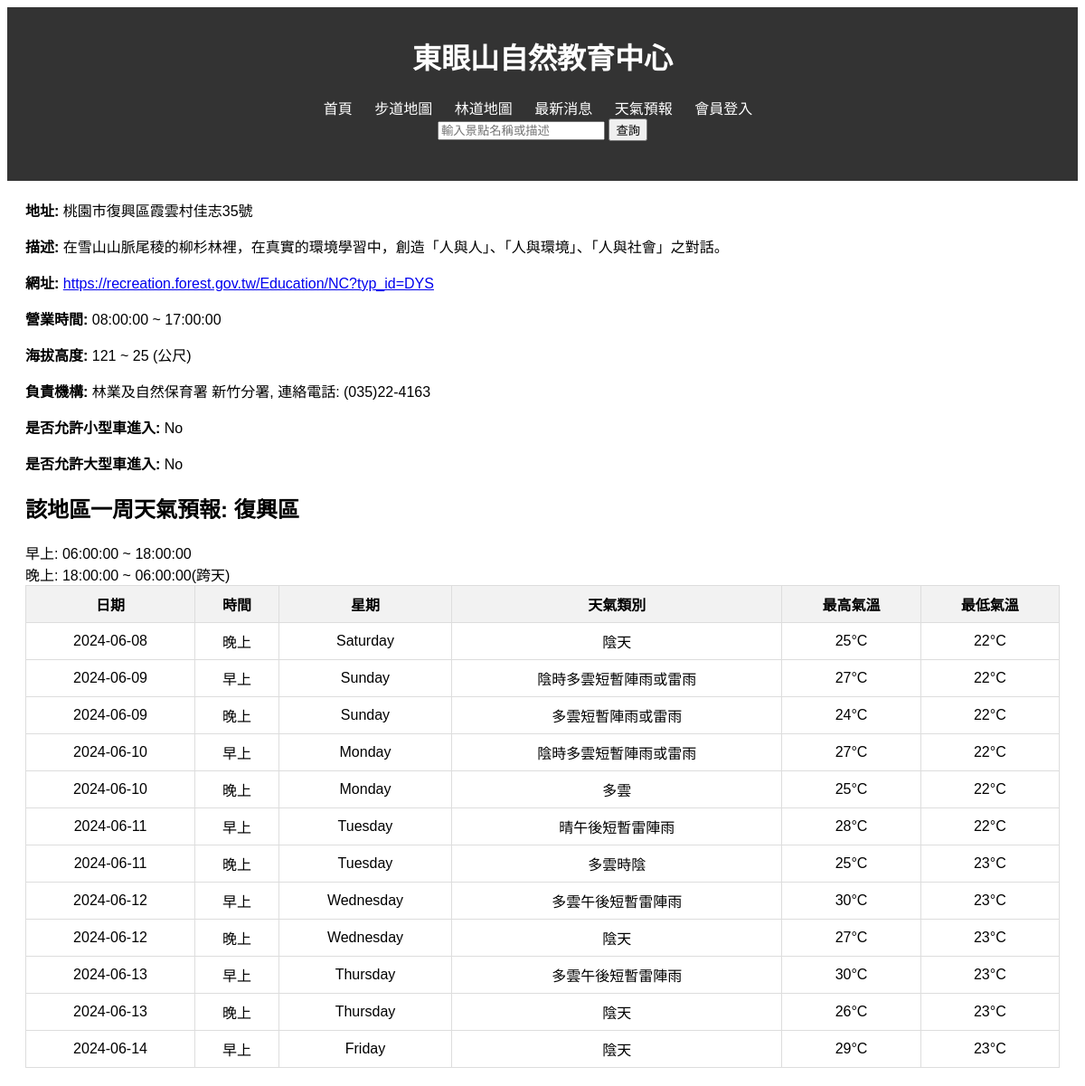
/details.php?id=16, run on the app's committed database.
### tables this page shows
CREATE TABLE `location_info` (
  `id` int(11) NOT NULL,
  `location_name` varchar(100) NOT NULL,
  `page_url` varchar(255) NOT NULL,
  `opening_time` time DEFAULT NULL,
  `closing_time` time DEFAULT NULL,
  `address` varchar(255) NOT NULL,
  `altitude_min` int(11) DEFAULT NULL,
  `altitude_max` int(11) DEFAULT NULL,
  `description` text DEFAULT NULL,
  `TR_ID` int(11) DEFAULT NULL,
  `coordinates` point DEFAULT NULL,
  `small_vehicle_allowed` tinyint(1) DEFAULT NULL,
  `large_vehicle_allowed` tinyint(1) DEFAULT NULL,
  `District_ID` varchar(7) NOT NULL,
  `Type_ID` int(11) NOT NULL,
  `activity_intensity` int(1) DEFAULT NULL
);

CREATE TABLE `tr_admin` (
  `TR_ID` int(11) NOT NULL,
  `TR_Name` varchar(10) DEFAULT NULL,
  `TR_Phone` varchar(15) DEFAULT NULL,
  `TR_Address` varchar(50) DEFAULT NULL
);

CREATE TABLE `district` (
  `District_ID` varchar(4) NOT NULL,
  `City_ID` varchar(3) NOT NULL,
  `District` varchar(6) NOT NULL
);

CREATE TABLE `weather_forecast` (
  `Start_Time` datetime NOT NULL,
  `End_Time` datetime NOT NULL,
  `District_ID` varchar(4) NOT NULL,
  `Weather_Type_ID` int(11) DEFAULT NULL,
  `MaxTemperature` int(11) DEFAULT NULL,
  `MinTemperature` int(11) DEFAULT NULL,
  `Remarks` varchar(255) DEFAULT NULL
);

CREATE TABLE `weather_types` (
  `Weather_Type_ID` int(11) NOT NULL,
  `Weather_Type` varchar(255) DEFAULT NULL
);

### details.php (the view, shortened to what this page needs)
<?php
include 'db.php';
$id = $_GET['id'];
$sql = "SELECT * FROM `location_info` WHERE id = $id";
$result = $conn->query($sql);
if ($result->num_rows > 0) {
    $location = $result->fetch_assoc();
} else {
    echo "找不到該景點的詳細訊息。";
    exit();
}
$district_id = $location['District_ID'];
$sql_district = "SELECT * FROM district WHERE District_ID = '$district_id'";
$result_district = $conn->query($sql_district);
if ($result_district->num_rows > 0) {
    $district = $result_district->fetch_assoc();
} else {
    echo "找不到該區的詳細訊息。";
    exit();
}
$sql_weather = "SELECT wf.Start_Time, wf.End_Time, wt.Weather_Type, wf.MaxTemperature, wf.MinTemperature, wf.Remarks
                FROM weather_forecast wf
                JOIN weather_types wt ON wf.Weather_Type_ID = wt.Weather_Type_ID
                WHERE wf.District_ID = '$district_id'
                AND wf.Start_Time >= CURDATE() AND wf.End_Time < DATE_ADD(CURDATE(), INTERVAL 7 DAY)
                ORDER BY wf.Start_Time";
$result_weather = $conn->query($sql_weather);
$forecast_data = [];
if ($result_weather->num_rows > 0) {
    while ($row = $result_weather->fetch_assoc()) {
        $forecast_data[] = $row;
    }
}
$tr_id = $location['TR_ID'];
$sql_tr = "SELECT TR_Name, TR_Phone FROM tr_admin WHERE TR_ID = '$tr_id'";
$result_tr = $conn->query($sql_tr);
if ($result_tr->num_rows > 0) {
    $tr_info = $result_tr->fetch_assoc();
    $managing_department = $tr_info['TR_Name'] . ', 連絡電話: ' . $tr_info['TR_Phone'];
} else {
    $managing_department = "未知";
}
?>
<!DOCTYPE html>
<html lang="en">
<head>
    <link rel="stylesheet" href="styles.css">
</head>
<body>
<header>
<h1><?php echo $location['location_name']; ?></h1>
        <nav>
            <ul>
                <li><a href="index.php">首頁</a></li>
                <li><a href="trails.php">步道地圖</a></li>
                <li><a href="leaflet.php">林道地圖</a></li>
                <li><a href="news.php">最新消息</a></li>
                <li><a href="weather.php">天氣預報</a></li>
                <li><a href="login.php">會員登入</a></li>
                <li>
                    <form method="GET" action="results.php">
                        <input type="text" id="search" name="search" placeholder="輸入景點名稱或描述">
                        <input type="submit" value="查詢">
                    </form>
                </li>
            </ul>
        </nav>
    </header>
    <main>
        <p><strong>地址:</strong> <?php echo $location['address']; ?></p>
        <p><strong>描述:</strong> <?php echo $location['description']; ?></p>
        <p><strong>網址:</strong> <a href="<?php echo $location['page_url']; ?>" target="_blank"><?php echo $location['page_url']; ?></a></p>
        <p><strong>營業時間:</strong> <?php echo $location['opening_time']; ?> ~ <?php echo $location['closing_time']; ?></p>
        <p><strong>海拔高度:</strong> <?php echo $location['altitude_min']; ?> ~ <?php echo $location['altitude_max']; ?> (公尺)</p>
        <p><strong>負責機構:</strong> 林業及自然保育署 <?php echo $managing_department; ?></p>
        <p><strong>是否允許小型車進入:</strong> <?php echo $location['small_vehicle_allowed'] ? 'Yes' : 'No'; ?></p>
        <p><strong>是否允許大型車進入:</strong> <?php echo $location['large_vehicle_allowed'] ? 'Yes' : 'No'; ?></p>
        <h2>該地區一周天氣預報:  <?php echo $district['District']; ?></h2>
        <div> 早上: 06:00:00 ~ 18:00:00</div>
        <div> 晚上: 18:00:00 ~ 06:00:00(跨天)</div>
        <table>
            <thead>
                <tr>
                    <th>日期</th>
                    <th>時間</th>
                    <th>星期</th>
                    <th>天氣類別</th>
                    <th>最高氣溫</th>
                    <th>最低氣溫</th>
                </tr>
            </thead>
            <tbody>
                <?php if (!empty($forecast_data)): ?>
                    <?php foreach ($forecast_data as $data): ?>
                        <tr>
                            <td><?php echo date("Y-m-d", strtotime($data['Start_Time'])); ?></td>
                            <td colspan="1">
                                <?php
                                    $end_time = date("H:i:s", strtotime($data['End_Time']));
                                    if ($end_time == "06:00:00") {
                                        echo '晚上';
                                    } elseif ($end_time == "18:00:00") {
                                        echo '早上';
                                    }
                                ?>
                            </td>
                            <td><?php echo date("l", strtotime($data['Start_Time'])); ?></td>
                            <td><?php echo $data['Weather_Type']; ?></td>
                            <td><?php echo $data['MaxTemperature']; ?>°C</td>
                            <td><?php echo $data['MinTemperature']; ?>°C</td>
                        </tr>
                    <?php endforeach; ?>
                <?php else: ?>
                    <tr>
                        <td colspan="5">沒有對應天氣資料</td>
                    </tr>
                <?php endif; ?>
            </tbody>
        </table>
    </main>
</body>
</html>

### styles.css (style rules this page uses)
body { font-family: Arial, sans-serif; }
header { background-color: #333; color: white; padding: 10px 0; text-align: center; }
nav ul { list-style-type: none; padding: 0; }
nav ul li { display: inline; margin: 0 10px; }
nav ul li a { color: white; text-decoration: none; }
main { margin: 20px; }
table { width: 100%; border-collapse: collapse; }
table, th, td { border: 1px solid black; }
th, td { padding: 10px; text-align: left; }

### details.php (style rules this page uses)
table { width: 100%; border-collapse: collapse; }
th, td { border: 1px solid #ddd; padding: 8px; text-align: center; }
th { background-color: #f2f2f2; }

### data on the page
location_info: location_name "東眼山自然教育中心", address "桃園市復興區霞雲村佳志35號", description "在雪山山脈尾稜的柳杉林裡，在真實的環境學習中，創造「人與人」、「人與環境」、「人與社會」之對話。", page_url "https://recreation.forest.gov.tw/Education/NC?typ_id=DYS", opening_time "08:00:00", closing_time "17:00:00", altitude_min "121", altitude_max "25"
tr_admin: managing_department "新竹分署, 連絡電話: (035)22-4163"
district: District "復興區"
weather_forecast: Start_Time "2024-06-08", shows "晚上", Start_Time "Saturday", Weather_Type_ID.Weather_Type "陰天", MaxTemperature "25", MinTemperature "22"
weather_forecast: Start_Time "2024-06-09", shows "早上", Start_Time "Sunday", Weather_Type_ID.Weather_Type "陰時多雲短暫陣雨或雷雨", MaxTemperature "27", MinTemperature "22"
weather_forecast: Start_Time "2024-06-09", shows "晚上", Start_Time "Sunday", Weather_Type_ID.Weather_Type "多雲短暫陣雨或雷雨", MaxTemperature "24", MinTemperature "22"
weather_forecast: Start_Time "2024-06-10", shows "早上", Start_Time "Monday", Weather_Type_ID.Weather_Type "陰時多雲短暫陣雨或雷雨", MaxTemperature "27", MinTemperature "22"
weather_forecast: Start_Time "2024-06-10", shows "晚上", Start_Time "Monday", Weather_Type_ID.Weather_Type "多雲", MaxTemperature "25", MinTemperature "22"
weather_forecast: Start_Time "2024-06-11", shows "早上", Start_Time "Tuesday", Weather_Type_ID.Weather_Type "晴午後短暫雷陣雨", MaxTemperature "28", MinTemperature "22"
weather_forecast: Start_Time "2024-06-11", shows "晚上", Start_Time "Tuesday", Weather_Type_ID.Weather_Type "多雲時陰", MaxTemperature "25", MinTemperature "23"
weather_forecast: Start_Time "2024-06-12", shows "早上", Start_Time "Wednesday", Weather_Type_ID.Weather_Type "多雲午後短暫雷陣雨", MaxTemperature "30", MinTemperature "23"
weather_forecast: Start_Time "2024-06-12", shows "晚上", Start_Time "Wednesday", Weather_Type_ID.Weather_Type "陰天", MaxTemperature "27", MinTemperature "23"
weather_forecast: Start_Time "2024-06-13", shows "早上", Start_Time "Thursday", Weather_Type_ID.Weather_Type "多雲午後短暫雷陣雨", MaxTemperature "30", MinTemperature "23"
weather_forecast: Start_Time "2024-06-13", shows "晚上", Start_Time "Thursday", Weather_Type_ID.Weather_Type "陰天", MaxTemperature "26", MinTemperature "23"
weather_forecast: Start_Time "2024-06-14", shows "早上", Start_Time "Friday", Weather_Type_ID.Weather_Type "陰天", MaxTemperature "29", MinTemperature "23"
